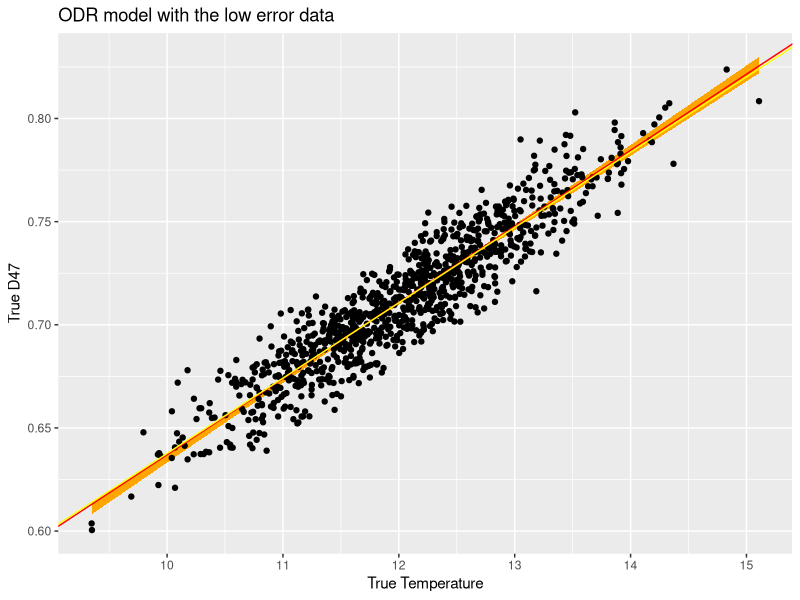
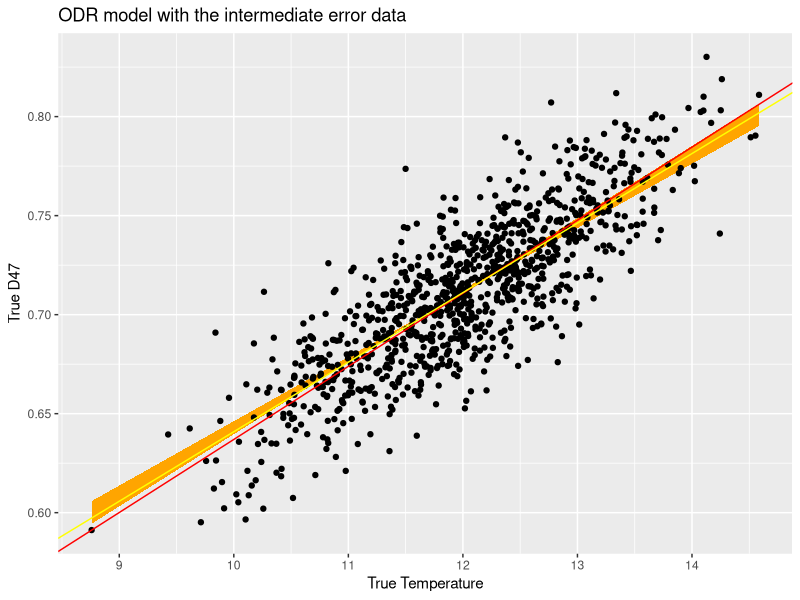
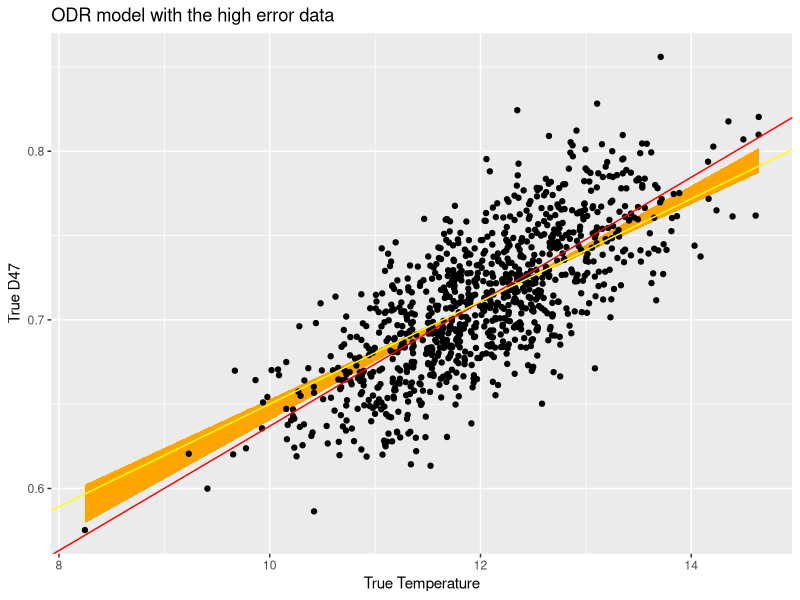

The R source for these figures, in order:
## ---- chunk 1
knitr::opts_chunk$set(echo = TRUE, warning = FALSE, message = FALSE)

library(tidyverse)
library(knitr)
library(ggplot2)
library(pracma)
library(boot)
## ---- chunk 2
data_low <- read_csv("../Data/Dataset_S1.csv")
data_intermediate <- read_csv("../Data/Dataset_S2.csv")
data_high <- read_csv("../Data/Dataset_S3.csv")
## ---- chunk 3
# https://www.statmethods.net/advstats/bootstrapping.html
# Boot library docs
# calculate the Intercept
ODR <- function(data, indices) {
  d <- data[indices,]                   # allows boot to select sample
  mark <- sample(                       # Mark for train-test
    c(rep(0, 0.7*nrow(d)), 
    c(rep(1, 0.3*nrow(d)))))      
  train <- d[mark == 0,]                # train data
  test <- d[mark == 1,]                 # test data
  fit <- odregress(train$Temperature, train$D47)        # the OLS model
  Slope <- fit$coef[1]
  Intercept <- fit$coef[2]
  train_MSE <- mean((train$D47 - (train$Temperature * Slope + Intercept))^2)    # Train set MSE
  test_MSE <- mean((test$D47 - (test$Temperature * Slope + Intercept))^2)# Test set MSE
  return(c(Intercept, Slope, train_MSE, test_MSE))                    # get intercept
}

## ---- chunk 4
# set seed for production
set.seed(1234)

# bootstrapping with 1000 replications
results_low <- boot(data=data_low, 
                statistic=ODR,
                R=1000)

cat("Median Intercept:", median(results_low$t[,1]))
cat("Intercept Std. Error:", sd(results_low$t[,1]))
cat("Meidan Slope:", median(results_low$t[,2]))
cat("Slope Std. Error:", sd(results_low$t[,2]))
cat("Median Train MSE:", median(results_low$t[,3]))
cat("Meidan Test MSE:", median(results_low$t[,4]))
print(boot.ci(results_low, type="bca", index=1))
print(boot.ci(results_low, type="bca", index=2))
## ---- chunk 5
data_low %>% 
  ggplot(aes(x = x_TRUE, y=y_TRUE)) + 
  geom_ribbon(aes(ymin = 0.0361 * x_TRUE + 0.2765  , ymax = 0.0385  * x_TRUE + 0.2482), fill = "orange") +
  geom_point() +
  geom_abline(slope = 0.0369, intercept = 0.268, color = 'red') +
  geom_abline(slope = median(results_low$t[,2]), intercept = median(results_low$t[,1]), color = 'yellow') + 
  labs(title = "ODR model with the low error data") + 
  xlab("True Temperature") + 
  ylab("True D47")
## ---- chunk 6
# set seed for production
set.seed(1234)

# bootstrapping with 1000 replications
results_intermediate <- boot(data=data_intermediate, 
                statistic=ODR,
                R=1000)

cat("Median Intercept:", median(results_intermediate$t[,1]))
cat("Intercept Std. Error:", sd(results_intermediate$t[,1]))
cat("Meidan Slope:", median(results_intermediate$t[,2]))
cat("Slope Std. Error:", sd(results_intermediate$t[,2]))
cat("Median Train MSE:", median(results_intermediate$t[,3]))
cat("Meidan Test MSE:", median(results_intermediate$t[,4]))
print(boot.ci(results_intermediate, type="bca", index=1))
print(boot.ci(results_intermediate, type="bca", index=2))
## ---- chunk 7
data_intermediate %>% 
  ggplot(aes(x = x_TRUE, y=y_TRUE)) + 
  geom_ribbon(aes(ymin = 0.0325 * x_TRUE + 0.3212  , ymax = 0.0364  * x_TRUE + 0.2756), fill = "orange") +
  geom_point() +
  geom_abline(slope = 0.0369, intercept = 0.268, color = 'red') +
  geom_abline(slope = median(results_intermediate$t[,2]), intercept = median(results_intermediate$t[,1]), color = 'yellow') + 
  labs(title = "ODR model with the intermediate error data") + 
  xlab("True Temperature") + 
  ylab("True D47")
## ---- chunk 8
# set seed for production
set.seed(1234)

# bootstrapping with 1000 replications
results_high <- boot(data=data_high, 
                statistic=ODR,
                R=1000)

cat("Median Intercept:", median(results_high$t[,1]))
cat("Intercept Std. Error:", sd(results_high$t[,1]))
cat("Meidan Slope:", median(results_high$t[,2]))
cat("Slope Std. Error:", sd(results_high$t[,2]))
cat("Median Train MSE:", median(results_high$t[,3]))
cat("Meidan Test MSE:", median(results_high$t[,4]))
print(boot.ci(results_high, type="bca", index=1))
print(boot.ci(results_high, type="bca", index=2))
## ---- chunk 9
data_high %>% 
  ggplot(aes(x = x_TRUE, y=y_TRUE)) + 
  geom_ribbon(aes(ymin = 0.0289 * x_TRUE + 0.3640  , ymax =  0.0348  * x_TRUE +  0.2924), fill = "orange") +
  geom_point() +
  geom_abline(slope = 0.0369, intercept = 0.268, color = 'red') +
  geom_abline(slope = median(results_high$t[,2]), intercept = median(results_high$t[,1]), color = 'yellow') + 
  labs(title = "ODR model with the high error data") + 
  xlab("True Temperature") + 
  ylab("True D47")
## ---- chunk 10
medianIntercept <- c(median(results_low$t[,1]), median(results_intermediate$t[,1]), median(results_high$t[,1]))
sdIntercept <- c(sd(results_low$t[,1]), sd(results_intermediate$t[,1]), sd(results_high$t[,1]))
medianSlope <- c(median(results_low$t[,2]), median(results_intermediate$t[,2]), median(results_high$t[,2]))
sdSlope <- c(sd(results_low$t[,2]), sd(results_intermediate$t[,2]), sd(results_high$t[,2]))
medianTrainMSE <- c(median(results_low$t[,3]), median(results_intermediate$t[,3]), median(results_high$t[,3]))
medianTestMSE<- c(median(results_low$t[,4]), median(results_intermediate$t[,4]), median(results_high$t[,4]))

mat <- array(c(medianIntercept, sdIntercept, medianSlope, sdSlope, medianTrainMSE, medianTestMSE), dim = c(3, 6))
colnames(mat) <- c("median_Intercept", "sd_Intercept", "median_Slope", "sd_slope", "median_train_MSE", "median_test_MSE")
rownames(mat) <- c("Low Error", "Intermediate Error", "High Error")
mat %>% 
  kable()
